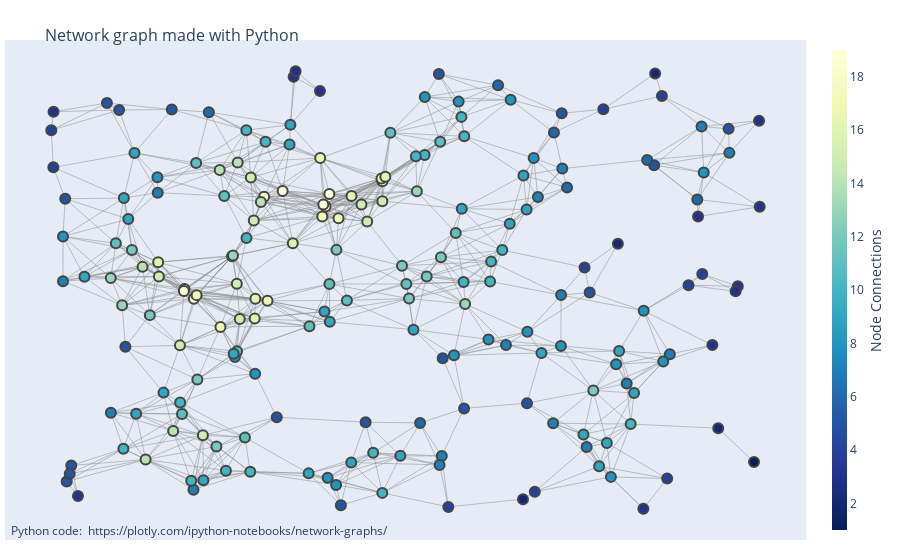

The code cell stored with this chart in its notebook:
### Markdown cell above
## Visualizing Network

### Code cell
import plotly.graph_objects as go

import networkx as nx

G = nx.random_geometric_graph(200, 0.125)
edge_x = []
edge_y = []
for edge in G.edges():
    x0, y0 = G.nodes[edge[0]]['pos']
    x1, y1 = G.nodes[edge[1]]['pos']
    edge_x.append(x0)
    edge_x.append(x1)
    edge_x.append(None)
    edge_y.append(y0)
    edge_y.append(y1)
    edge_y.append(None)

edge_trace = go.Scatter(
    x=edge_x, y=edge_y,
    line=dict(width=0.5, color='#888'),
    hoverinfo='none',
    mode='lines')

node_x = []
node_y = []
for node in G.nodes():
    x, y = G.nodes[node]['pos']
    node_x.append(x)
    node_y.append(y)

node_trace = go.Scatter(
    x=node_x, y=node_y,
    mode='markers',
    hoverinfo='text',
    marker=dict(
        showscale=True,
        # colorscale options
        #'Greys' | 'YlGnBu' | 'Greens' | 'YlOrRd' | 'Bluered' | 'RdBu' |
        #'Reds' | 'Blues' | 'Picnic' | 'Rainbow' | 'Portland' | 'Jet' |
        #'Hot' | 'Blackbody' | 'Earth' | 'Electric' | 'Viridis' |
        colorscale='YlGnBu',
        reversescale=True,
        color=[],
        size=10,
        colorbar=dict(
            thickness=15,
            title='Node Connections',
            xanchor='left',
            titleside='right'
        ),
        line_width=2))
node_adjacencies = []
node_text = []
for node, adjacencies in enumerate(G.adjacency()):
    node_adjacencies.append(len(adjacencies[1]))
    node_text.append('# of connections: '+str(len(adjacencies[1])))

node_trace.marker.color = node_adjacencies
node_trace.text = node_text
fig = go.Figure(data=[edge_trace, node_trace],
             layout=go.Layout(
                title='<br>Network graph made with Python',
                titlefont_size=16,
                showlegend=False,
                hovermode='closest',
                margin=dict(b=20,l=5,r=5,t=40),
                annotations=[ dict(
                    text="Python code: <a href='https://plotly.com/ipython-notebooks/network-graphs/'> https://plotly.com/ipython-notebooks/network-graphs/</a>",
                    showarrow=False,
                    xref="paper", yref="paper",
                    x=0.005, y=-0.002 ) ],
                xaxis=dict(showgrid=False, zeroline=False, showticklabels=False),
                yaxis=dict(showgrid=False, zeroline=False, showticklabels=False))
                )
fig.show()

### Figure 1 — Plotly figure (JSON) as saved in the notebook; plotly's stock layout.template omitted (floating-point values rounded to 4 significant figures; data arrays with more than 128 entries replaced by an {"elided": "..."} marker saying what was removed)
{"data": [{"hoverinfo": "none", "line": {"color": "#888", "width": 0.5}, "mode": "lines", "type": "scatter", "x": {"elided": "2799 float values"}, "y": {"elided": "2799 float values"}}, {"hoverinfo": "text", "marker": {"color": {"elided": "200 int values"}, "colorbar": {"thickness": 15, "title": {"side": "right", "text": "Node Connections"}, "xanchor": "left"}, "colorscale": [[0, "rgb(255,255,217)"], [0.125, "rgb(237,248,177)"], [0.25, "rgb(199,233,180)"], [0.375, "rgb(127,205,187)"], [0.5, "rgb(65,182,196)"], [0.625, "rgb(29,145,192)"], [0.75, "rgb(34,94,168)"], [0.875, "rgb(37,52,148)"], [1, "rgb(8,29,88)"]], "line": {"width": 2}, "reversescale": true, "showscale": true, "size": 10}, "mode": "markers", "text": {"elided": "200 str values"}, "type": "scatter", "x": {"elided": "200 float values"}, "y": {"elided": "200 float values"}}], "layout": {"annotations": [{"showarrow": false, "text": "Python code: <a href='https://plotly.com/ipython-notebooks/network-graphs/'> https://plotly.com/ipython-notebooks/network-graphs/</a>", "x": 0.005, "xref": "paper", "y": -0.002, "yref": "paper"}], "hovermode": "closest", "margin": {"b": 20, "l": 5, "r": 5, "t": 40}, "showlegend": false, "title": {"font": {"size": 16}, "text": "<br>Network graph made with Python"}, "xaxis": {"showgrid": false, "showticklabels": false, "zeroline": false}, "yaxis": {"showgrid": false, "showticklabels": false, "zeroline": false}}}
